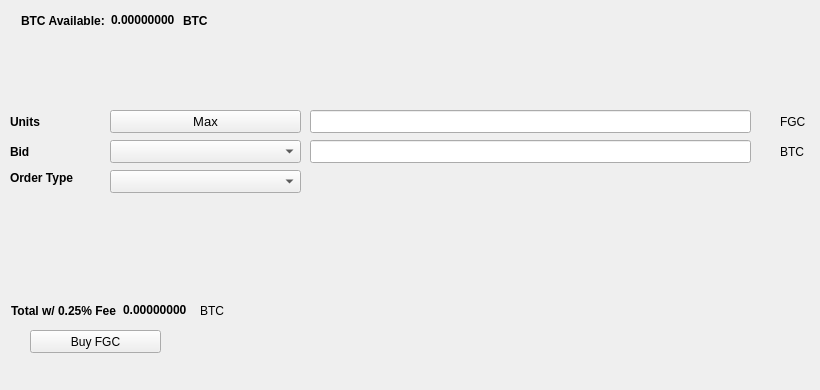
   <widget class="QWidget" name="BuyTab">
    <attribute name="title">
     <string>Buy</string>
    </attribute>
    <widget class="QPushButton" name="BuyFGC">
     <property name="geometry">
      <rect>
       <x>30</x>
       <y>330</y>
       <width>131</width>
       <height>23</height>
      </rect>
     </property>
     <property name="text">
      <string>Buy FGC</string>
     </property>
     <property name="icon">
      <iconset resource="../fantasygold.qrc">
       <normaloff>:/icons/bitcoin</normaloff>:/icons/bitcoin</iconset>
     </property>
    </widget>
    <widget class="QLabel" name="label_3">
     <property name="geometry">
      <rect>
       <x>10</x>
       <y>110</y>
       <width>46</width>
       <height>23</height>
      </rect>
     </property>
     <property name="font">
      <font>
       <weight>75</weight>
       <bold>true</bold>
      </font>
     </property>
     <property name="text">
      <string>Units</string>
     </property>
    </widget>
    <widget class="QLineEdit" name="UnitsInput">
     <property name="geometry">
      <rect>
       <x>310</x>
       <y>110</y>
       <width>441</width>
       <height>23</height>
      </rect>
     </property>
     <property name="font">
      <font>
       <pointsize>9</pointsize>
       <weight>75</weight>
       <bold>true</bold>
      </font>
     </property>
    </widget>
    <widget class="QLineEdit" name="BuyBidPriceEdit">
     <property name="geometry">
      <rect>
       <x>310</x>
       <y>140</y>
       <width>441</width>
       <height>23</height>
      </rect>
     </property>
     <property name="font">
      <font>
       <pointsize>9</pointsize>
       <weight>75</weight>
       <bold>true</bold>
      </font>
     </property>
    </widget>
    <widget class="QLabel" name="label_4">
     <property name="geometry">
      <rect>
       <x>780</x>
       <y>110</y>
       <width>31</width>
       <height>23</height>
      </rect>
     </property>
     <property name="text">
      <string>FGC</string>
     </property>
    </widget>
    <widget class="QLabel" name="label_5">
     <property name="geometry">
      <rect>
       <x>780</x>
       <y>140</y>
       <width>31</width>
       <height>23</height>
      </rect>
     </property>
     <property name="text">
      <string>BTC</string>
     </property>
    </widget>
    <widget class="QLabel" name="label_6">
     <property name="geometry">
      <rect>
       <x>10</x>
       <y>140</y>
       <width>46</width>
       <height>23</height>
      </rect>
     </property>
     <property name="font">
      <font>
       <weight>75</weight>
       <bold>true</bold>
      </font>
     </property>
     <property name="text">
      <string>Bid</string>
     </property>
    </widget>
    <widget class="QLabel" name="label_7">
     <property name="geometry">
      <rect>
       <x>10</x>
       <y>170</y>
       <width>91</width>
       <height>16</height>
      </rect>
     </property>
     <property name="font">
      <font>
       <weight>75</weight>
       <bold>true</bold>
      </font>
     </property>
     <property name="text">
      <string>Order Type</string>
     </property>
    </widget>
    <widget class="QPushButton" name="Buy_Max_Amount">
     <property name="geometry">
      <rect>
       <x>110</x>
       <y>110</y>
       <width>191</width>
       <height>23</height>
      </rect>
     </property>
     <property name="font">
      <font>
       <pointsize>10</pointsize>
      </font>
     </property>
     <property name="text">
      <string>Max</string>
     </property>
    </widget>
    <widget class="QComboBox" name="BuyBidcomboBox">
     <property name="geometry">
      <rect>
       <x>110</x>
       <y>140</y>
       <width>191</width>
       <height>23</height>
      </rect>
     </property>
     <property name="font">
      <font>
       <pointsize>10</pointsize>
      </font>
     </property>
    </widget>
    <widget class="QComboBox" name="buyOrdertypeCombo">
     <property name="geometry">
      <rect>
       <x>110</x>
       <y>170</y>
       <width>191</width>
       <height>23</height>
      </rect>
     </property>
     <property name="font">
      <font>
       <pointsize>10</pointsize>
      </font>
     </property>
    </widget>
    <widget class="QWidget" name="layoutWidget1">
     <property name="geometry">
      <rect>
       <x>21</x>
       <y>11</y>
       <width>227</width>
       <height>19</height>
      </rect>
     </property>
     <layout class="QHBoxLayout" name="horizontalLayout_3">
      <item>
       <widget class="QLabel" name="label232">
        <property name="font">
         <font>
          <weight>75</weight>
          <bold>true</bold>
         </font>
        </property>
        <property name="text">
         <string>BTC Available:</string>
        </property>
       </widget>
      </item>
      <item>
       <widget class="QLabel" name="BtcAvailableLbl">
        <property name="palette">
         <palette>
          <active>
           <colorrole role="WindowText">
            <brush brushstyle="SolidPattern">
             <color alpha="255">
              <red>0</red>
              <green>0</green>
              <blue>0</blue>
             </color>
            </brush>
           </colorrole>
           <colorrole role="Button">
            <brush brushstyle="SolidPattern">
             <color alpha="255">
              <red>0</red>
              <green>170</green>
              <blue>0</blue>
             </color>
            </brush>
           </colorrole>
           <colorrole role="Light">
            <brush brushstyle="SolidPattern">
             <color alpha="255">
              <red>0</red>
              <green>255</green>
              <blue>0</blue>
             </color>
            </brush>
           </colorrole>
           <colorrole role="Midlight">
            <brush brushstyle="SolidPattern">
             <color alpha="255">
              <red>0</red>
              <green>212</green>
              <blue>0</blue>
             </color>
            </brush>
           </colorrole>
           <colorrole role="Dark">
            <brush brushstyle="SolidPattern">
             <color alpha="255">
              <red>0</red>
              <green>85</green>
              <blue>0</blue>
             </color>
            </brush>
           </colorrole>
           <colorrole role="Mid">
            <brush brushstyle="SolidPattern">
             <color alpha="255">
              <red>0</red>
              <green>113</green>
              <blue>0</blue>
             </color>
            </brush>
           </colorrole>
           <colorrole role="Text">
            <brush brushstyle="SolidPattern">
             <color alpha="255">
              <red>0</red>
              <green>170</green>
              <blue>0</blue>
             </color>
            </brush>
           </colorrole>
           <colorrole role="BrightText">
            <brush brushstyle="SolidPattern">
             <color alpha="255">
              <red>255</red>
              <green>255</green>
              <blue>255</blue>
             </color>
            </brush>
           </colorrole>
           <colorrole role="ButtonText">
            <brush brushstyle="SolidPattern">
             <color alpha="255">
              <red>0</red>
              <green>0</green>
              <blue>0</blue>
             </color>
            </brush>
           </colorrole>
           <colorrole role="Base">
            <brush brushstyle="SolidPattern">
             <color alpha="255">
              <red>255</red>
              <green>255</green>
              <blue>255</blue>
             </color>
            </brush>
           </colorrole>
           <colorrole role="Window">
            <brush brushstyle="SolidPattern">
             <color alpha="255">
              <red>0</red>
              <green>170</green>
              <blue>0</blue>
             </color>
            </brush>
           </colorrole>
           <colorrole role="Shadow">
            <brush brushstyle="SolidPattern">
             <color alpha="255">
              <red>0</red>
              <green>0</green>
              <blue>0</blue>
             </color>
            </brush>
           </colorrole>
           <colorrole role="AlternateBase">
            <brush brushstyle="SolidPattern">
             <color alpha="255">
              <red>127</red>
              <green>212</green>
              <blue>127</blue>
             </color>
            </brush>
           </colorrole>
           <colorrole role="ToolTipBase">
            <brush brushstyle="SolidPattern">
             <color alpha="255">
              <red>255</red>
              <green>255</green>
              <blue>220</blue>
             </color>
            </brush>
           </colorrole>
           <colorrole role="ToolTipText">
            <brush brushstyle="SolidPattern">
             <color alpha="255">
              <red>0</red>
              <green>0</green>
              <blue>0</blue>
             </color>
            </brush>
           </colorrole>
          </active>
          <inactive>
           <colorrole role="WindowText">
            <brush brushstyle="SolidPattern">
             <color alpha="255">
              <red>0</red>
              <green>0</green>
              <blue>0</blue>
             </color>
            </brush>
           </colorrole>
           <colorrole role="Button">
            <brush brushstyle="SolidPattern">
             <color alpha="255">
              <red>0</red>
              <green>170</green>
              <blue>0</blue>
             </color>
            </brush>
           </colorrole>
           <colorrole role="Light">
            <brush brushstyle="SolidPattern">
             <color alpha="255">
              <red>0</red>
              <green>255</green>
              <blue>0</blue>
             </color>
            </brush>
           </colorrole>
           <colorrole role="Midlight">
            <brush brushstyle="SolidPattern">
             <color alpha="255">
              <red>0</red>
              <green>212</green>
              <blue>0</blue>
             </color>
            </brush>
           </colorrole>
           <colorrole role="Dark">
            <brush brushstyle="SolidPattern">
             <color alpha="255">
              <red>0</red>
              <green>85</green>
              <blue>0</blue>
             </color>
            </brush>
           </colorrole>
           <colorrole role="Mid">
            <brush brushstyle="SolidPattern">
             <color alpha="255">
              <red>0</red>
              <green>113</green>
              <blue>0</blue>
             </color>
            </brush>
           </colorrole>
           <colorrole role="Text">
            <brush brushstyle="SolidPattern">
             <color alpha="255">
              <red>0</red>
              <green>170</green>
              <blue>0</blue>
             </color>
            </brush>
           </colorrole>
           <colorrole role="BrightText">
            <brush brushstyle="SolidPattern">
             <color alpha="255">
              <red>255</red>
              <green>255</green>
              <blue>255</blue>
             </color>
            </brush>
           </colorrole>
           <colorrole role="ButtonText">
            <brush brushstyle="SolidPattern">
             <color alpha="255">
              <red>0</red>
              <green>0</green>
              <blue>0</blue>
             </color>
            </brush>
           </colorrole>
           <colorrole role="Base">
            <brush brushstyle="SolidPattern">
             <color alpha="255">
              <red>255</red>
              <green>255</green>
              <blue>255</blue>
             </color>
            </brush>
           </colorrole>
           <colorrole role="Window">
            <brush brushstyle="SolidPattern">
             <color alpha="255">
              <red>0</red>
              <green>170</green>
              <blue>0</blue>
             </color>
            </brush>
           </colorrole>
           <colorrole role="Shadow">
            <brush brushstyle="SolidPattern">
             <color alpha="255">
              <red>0</red>
              <green>0</green>
              <blue>0</blue>
             </color>
            </brush>
           </colorrole>
           <colorrole role="AlternateBase">
            <brush brushstyle="SolidPattern">
             <color alpha="255">
              <red>127</red>
              <green>212</green>
              <blue>127</blue>
             </color>
            </brush>
           </colorrole>
           <colorrole role="ToolTipBase">
            <brush brushstyle="SolidPattern">
             <color alpha="255">
              <red>255</red>
              <green>255</green>
              <blue>220</blue>
             </color>
            </brush>
           </colorrole>
           <colorrole role="ToolTipText">
            <brush brushstyle="SolidPattern">
             <color alpha="255">
              <red>0</red>
              <green>0</green>
              <blue>0</blue>
             </color>
            </brush>
           </colorrole>
          </inactive>
          <disabled>
           <colorrole role="WindowText">
            <brush brushstyle="SolidPattern">
             <color alpha="255">
              <red>0</red>
              <green>85</green>
              <blue>0</blue>
             </color>
            </brush>
           </colorrole>
           <colorrole role="Button">
            <brush brushstyle="SolidPattern">
             <color alpha="255">
              <red>0</red>
              <green>170</green>
              <blue>0</blue>
             </color>
            </brush>
           </colorrole>
           <colorrole role="Light">
            <brush brushstyle="SolidPattern">
             <color alpha="255">
              <red>0</red>
              <green>255</green>
              <blue>0</blue>
             </color>
            </brush>
           </colorrole>
           <colorrole role="Midlight">
            <brush brushstyle="SolidPattern">
             <color alpha="255">
              <red>0</red>
              <green>212</green>
              <blue>0</blue>
             </color>
            </brush>
           </colorrole>
           <colorrole role="Dark">
            <brush brushstyle="SolidPattern">
             <color alpha="255">
              <red>0</red>
              <green>85</green>
              <blue>0</blue>
             </color>
            </brush>
           </colorrole>
           <colorrole role="Mid">
            <brush brushstyle="SolidPattern">
             <color alpha="255">
              <red>0</red>
              <green>113</green>
              <blue>0</blue>
             </color>
            </brush>
           </colorrole>
           <colorrole role="Text">
            <brush brushstyle="SolidPattern">
             <color alpha="255">
              <red>0</red>
              <green>85</green>
              <blue>0</blue>
             </color>
            </brush>
           </colorrole>
           <colorrole role="BrightText">
            <brush brushstyle="SolidPattern">
             <color alpha="255">
              <red>255</red>
              <green>255</green>
              <blue>255</blue>
             </color>
            </brush>
           </colorrole>
           <colorrole role="ButtonText">
            <brush brushstyle="SolidPattern">
             <color alpha="255">
              <red>0</red>
              <green>85</green>
              <blue>0</blue>
             </color>
            </brush>
           </colorrole>
           <colorrole role="Base">
            <brush brushstyle="SolidPattern">
             <color alpha="255">
              <red>0</red>
              <green>170</green>
              <blue>0</blue>
             </color>
            </brush>
           </colorrole>
           <colorrole role="Window">
            <brush brushstyle="SolidPattern">
             <color alpha="255">
              <red>0</red>
              <green>170</green>
              <blue>0</blue>
             </color>
            </brush>
           </colorrole>
           <colorrole role="Shadow">
            <brush brushstyle="SolidPattern">
             <color alpha="255">
              <red>0</red>
              <green>0</green>
              <blue>0</blue>
             </color>
            </brush>
           </colorrole>
           <colorrole role="AlternateBase">
            <brush brushstyle="SolidPattern">
             <color alpha="255">
              <red>0</red>
              <green>170</green>
              <blue>0</blue>
             </color>
            </brush>
           </colorrole>
           <colorrole role="ToolTipBase">
            <brush brushstyle="SolidPattern">
             <color alpha="255">
              <red>255</red>
              <green>255</green>
              <blue>220</blue>
             </color>
            </brush>
           </colorrole>
           <colorrole role="ToolTipText">
            <brush brushstyle="SolidPattern">
             <color alpha="255">
              <red>0</red>
              <green>0</green>
              <blue>0</blue>
             </color>
            </brush>
           </colorrole>
          </disabled>
         </palette>
        </property>
        <property name="font">
         <font>
          <weight>75</weight>
          <bold>true</bold>
         </font>
        </property>
        <property name="text">
         <string>0.00000000</string>
        </property>
        <property name="textInteractionFlags">
         <set>Qt::LinksAccessibleByMouse|Qt::TextSelectableByKeyboard|Qt::TextSelectableByMouse</set>
        </property>
       </widget>
      </item>
      <item>
       <widget class="QLabel" name="BtcAvailableLbl_2">
        <property name="font">
         <font>
          <weight>75</weight>
          <bold>true</bold>
         </font>
        </property>
        <property name="text">
         <string>BTC</string>
        </property>
       </widget>
      </item>
     </layout>
    </widget>
    <widget class="QWidget" name="layoutWidge2">
     <property name="geometry">
      <rect>
       <x>11</x>
       <y>301</y>
       <width>259</width>
       <height>19</height>
      </rect>
     </property>
     <layout class="QHBoxLayout" name="horizontalLayout_4">
      <item>
       <widget class="QLabel" name="label_9">
        <property name="font">
         <font>
          <weight>75</weight>
          <bold>true</bold>
         </font>
        </property>
        <property name="text">
         <string>Total w/ 0.25% Fee</string>
        </property>
       </widget>
      </item>
      <item>
       <widget class="QLabel" name="BuyCostLabel">
        <property name="palette">
         <palette>
          <active>
           <colorrole role="WindowText">
            <brush brushstyle="SolidPattern">
             <color alpha="255">
              <red>0</red>
              <green>0</green>
              <blue>0</blue>
             </color>
            </brush>
           </colorrole>
           <colorrole role="Button">
            <brush brushstyle="SolidPattern">
             <color alpha="255">
              <red>0</red>
              <green>170</green>
              <blue>0</blue>
             </color>
            </brush>
           </colorrole>
           <colorrole role="Light">
            <brush brushstyle="SolidPattern">
             <color alpha="255">
              <red>0</red>
              <green>255</green>
              <blue>0</blue>
             </color>
            </brush>
           </colorrole>
           <colorrole role="Midlight">
            <brush brushstyle="SolidPattern">
             <color alpha="255">
              <red>0</red>
              <green>212</green>
              <blue>0</blue>
             </color>
            </brush>
           </colorrole>
           <colorrole role="Dark">
            <brush brushstyle="SolidPattern">
             <color alpha="255">
              <red>0</red>
              <green>85</green>
              <blue>0</blue>
             </color>
            </brush>
           </colorrole>
           <colorrole role="Mid">
            <brush brushstyle="SolidPattern">
             <color alpha="255">
              <red>0</red>
              <green>113</green>
              <blue>0</blue>
             </color>
            </brush>
           </colorrole>
           <colorrole role="Text">
            <brush brushstyle="SolidPattern">
             <color alpha="255">
              <red>0</red>
              <green>170</green>
              <blue>0</blue>
             </color>
            </brush>
           </colorrole>
           <colorrole role="BrightText">
            <brush brushstyle="SolidPattern">
             <color alpha="255">
              <red>255</red>
              <green>255</green>
              <blue>255</blue>
             </color>
            </brush>
           </colorrole>
           <colorrole role="ButtonText">
            <brush brushstyle="SolidPattern">
             <color alpha="255">
              <red>0</red>
              <green>0</green>
              <blue>0</blue>
             </color>
            </brush>
           </colorrole>
           <colorrole role="Base">
            <brush brushstyle="SolidPattern">
             <color alpha="255">
              <red>255</red>
              <green>255</green>
              <blue>255</blue>
             </color>
            </brush>
           </colorrole>
           <colorrole role="Window">
            <brush brushstyle="SolidPattern">
             <color alpha="255">
              <red>0</red>
              <green>170</green>
              <blue>0</blue>
             </color>
            </brush>
           </colorrole>
           <colorrole role="Shadow">
            <brush brushstyle="SolidPattern">
             <color alpha="255">
              <red>0</red>
              <green>0</green>
              <blue>0</blue>
             </color>
            </brush>
           </colorrole>
           <colorrole role="AlternateBase">
            <brush brushstyle="SolidPattern">
             <color alpha="255">
              <red>127</red>
              <green>212</green>
              <blue>127</blue>
             </color>
            </brush>
           </colorrole>
           <colorrole role="ToolTipBase">
            <brush brushstyle="SolidPattern">
             <color alpha="255">
              <red>255</red>
              <green>255</green>
              <blue>220</blue>
             </color>
            </brush>
           </colorrole>
           <colorrole role="ToolTipText">
            <brush brushstyle="SolidPattern">
             <color alpha="255">
              <red>0</red>
              <green>0</green>
              <blue>0</blue>
             </color>
            </brush>
           </colorrole>
          </active>
          <inactive>
           <colorrole role="WindowText">
            <brush brushstyle="SolidPattern">
             <color alpha="255">
              <red>0</red>
              <green>0</green>
              <blue>0</blue>
             </color>
            </brush>
           </colorrole>
           <colorrole role="Button">
            <brush brushstyle="SolidPattern">
             <color alpha="255">
              <red>0</red>
              <green>170</green>
              <blue>0</blue>
             </color>
            </brush>
           </colorrole>
           <colorrole role="Light">
            <brush brushstyle="SolidPattern">
             <color alpha="255">
              <red>0</red>
              <green>255</green>
              <blue>0</blue>
             </color>
            </brush>
           </colorrole>
           <colorrole role="Midlight">
            <brush brushstyle="SolidPattern">
             <color alpha="255">
              <red>0</red>
              <green>212</green>
              <blue>0</blue>
             </color>
            </brush>
           </colorrole>
           <colorrole role="Dark">
            <brush brushstyle="SolidPattern">
             <color alpha="255">
              <red>0</red>
              <green>85</green>
              <blue>0</blue>
             </color>
            </brush>
           </colorrole>
           <colorrole role="Mid">
            <brush brushstyle="SolidPattern">
             <color alpha="255">
              <red>0</red>
              <green>113</green>
              <blue>0</blue>
             </color>
            </brush>
           </colorrole>
           <colorrole role="Text">
            <brush brushstyle="SolidPattern">
             <color alpha="255">
              <red>0</red>
              <green>170</green>
              <blue>0</blue>
             </color>
            </brush>
           </colorrole>
           <colorrole role="BrightText">
            <brush brushstyle="SolidPattern">
             <color alpha="255">
              <red>255</red>
              <green>255</green>
              <blue>255</blue>
             </color>
            </brush>
           </colorrole>
           <colorrole role="ButtonText">
            <brush brushstyle="SolidPattern">
             <color alpha="255">
              <red>0</red>
              <green>0</green>
              <blue>0</blue>
             </color>
            </brush>
           </colorrole>
           <colorrole role="Base">
            <brush brushstyle="SolidPattern">
             <color alpha="255">
              <red>255</red>
              <green>255</green>
              <blue>255</blue>
             </color>
            </brush>
           </colorrole>
           <colorrole role="Window">
            <brush brushstyle="SolidPattern">
             <color alpha="255">
              <red>0</red>
              <green>170</green>
              <blue>0</blue>
             </color>
            </brush>
           </colorrole>
           <colorrole role="Shadow">
            <brush brushstyle="SolidPattern">
             <color alpha="255">
              <red>0</red>
              <green>0</green>
              <blue>0</blue>
             </color>
            </brush>
           </colorrole>
           <colorrole role="AlternateBase">
            <brush brushstyle="SolidPattern">
             <color alpha="255">
              <red>127</red>
              <green>212</green>
              <blue>127</blue>
             </color>
            </brush>
           </colorrole>
           <colorrole role="ToolTipBase">
            <brush brushstyle="SolidPattern">
             <color alpha="255">
              <red>255</red>
              <green>255</green>
              <blue>220</blue>
             </color>
            </brush>
           </colorrole>
           <colorrole role="ToolTipText">
            <brush brushstyle="SolidPattern">
             <color alpha="255">
              <red>0</red>
              <green>0</green>
              <blue>0</blue>
             </color>
            </brush>
           </colorrole>
          </inactive>
          <disabled>
           <colorrole role="WindowText">
            <brush brushstyle="SolidPattern">
             <color alpha="255">
              <red>0</red>
              <green>85</green>
              <blue>0</blue>
             </color>
            </brush>
           </colorrole>
           <colorrole role="Button">
            <brush brushstyle="SolidPattern">
             <color alpha="255">
              <red>0</red>
              <green>170</green>
              <blue>0</blue>
             </color>
            </brush>
           </colorrole>
           <colorrole role="Light">
            <brush brushstyle="SolidPattern">
             <color alpha="255">
              <red>0</red>
              <green>255</green>
              <blue>0</blue>
             </color>
            </brush>
           </colorrole>
           <colorrole role="Midlight">
            <brush brushstyle="SolidPattern">
             <color alpha="255">
              <red>0</red>
              <green>212</green>
              <blue>0</blue>
             </color>
            </brush>
           </colorrole>
           <colorrole role="Dark">
            <brush brushstyle="SolidPattern">
             <color alpha="255">
              <red>0</red>
              <green>85</green>
              <blue>0</blue>
             </color>
            </brush>
           </colorrole>
           <colorrole role="Mid">
            <brush brushstyle="SolidPattern">
             <color alpha="255">
              <red>0</red>
              <green>113</green>
              <blue>0</blue>
             </color>
            </brush>
           </colorrole>
           <colorrole role="Text">
            <brush brushstyle="SolidPattern">
             <color alpha="255">
              <red>0</red>
              <green>85</green>
              <blue>0</blue>
             </color>
            </brush>
           </colorrole>
           <colorrole role="BrightText">
            <brush brushstyle="SolidPattern">
             <color alpha="255">
              <red>255</red>
              <green>255</green>
              <blue>255</blue>
             </color>
            </brush>
           </colorrole>
           <colorrole role="ButtonText">
            <brush brushstyle="SolidPattern">
             <color alpha="255">
              <red>0</red>
              <green>85</green>
              <blue>0</blue>
             </color>
            </brush>
           </colorrole>
           <colorrole role="Base">
            <brush brushstyle="SolidPattern">
             <color alpha="255">
              <red>0</red>
              <green>170</green>
              <blue>0</blue>
             </color>
            </brush>
           </colorrole>
           <colorrole role="Window">
            <brush brushstyle="SolidPattern">
             <color alpha="255">
              <red>0</red>
              <green>170</green>
              <blue>0</blue>
             </color>
            </brush>
           </colorrole>
           <colorrole role="Shadow">
            <brush brushstyle="SolidPattern">
             <color alpha="255">
              <red>0</red>
              <green>0</green>
              <blue>0</blue>
             </color>
            </brush>
           </colorrole>
           <colorrole role="AlternateBase">
            <brush brushstyle="SolidPattern">
             <color alpha="255">
              <red>0</red>
              <green>170</green>
              <blue>0</blue>
             </color>
            </brush>
           </colorrole>
           <colorrole role="ToolTipBase">
            <brush brushstyle="SolidPattern">
             <color alpha="255">
              <red>255</red>
              <green>255</green>
              <blue>220</blue>
             </color>
            </brush>
           </colorrole>
           <colorrole role="ToolTipText">
            <brush brushstyle="SolidPattern">
             <color alpha="255">
              <red>0</red>
              <green>0</green>
              <blue>0</blue>
             </color>
            </brush>
           </colorrole>
          </disabled>
         </palette>
        </property>
        <property name="font">
         <font>
          <weight>75</weight>
          <bold>true</bold>
         </font>
        </property>
        <property name="autoFillBackground">
         <bool>false</bool>
        </property>
        <property name="text">
         <string>0.00000000</string>
        </property>
        <property name="textInteractionFlags">
         <set>Qt::LinksAccessibleByMouse|Qt::TextSelectableByMouse</set>
        </property>
       </widget>
      </item>
      <item>
       <widget class="QLabel" name="label_10">
        <property name="font">
         <font>
          <weight>50</weight>
          <bold>false</bold>
         </font>
        </property>
        <property name="text">
         <string>BTC</string>
        </property>
       </widget>
      </item>
     </layout>
    </widget>
    <widget class="QLabel" name="label_24">
     <property name="geometry">
      <rect>
       <x>460</x>
       <y>300</y>
       <width>281</width>
       <height>81</height>
      </rect>
     </property>
     <property name="text">
      <string/>
     </property>
     <property name="pixmap">
      <pixmap>:/images/bittrex</pixmap>
     </property>
    </widget>
   </widget>
